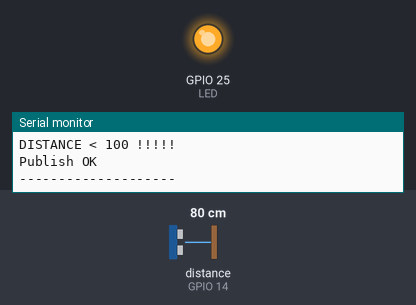
This sketch was run on a simulated ESP32. On the bench: output pins drawn as LEDs (lit = HIGH), the last lines printed to the serial monitor. Wiring (inferred from the names in the program): ultrasonic range finder: trigger GPIO 13; echo GPIO 14. The test bench sets the inputs (shaded band); at power-on: distance to the obstacle (sensor on GPIO 14) 80 cm. The echo pulse lasts 58.3 µs per cm; WiFi joins after 1.5 s; servers stay silent unless stated; no MQTT or app messages arrive unless stated; pins used as bus, display or sensor lines are not drawn.

Above: at 12.9 s.
13.0 s: distance to the obstacle (sensor on GPIO 14) set to 96 cm
17.7 s: distance to the obstacle (sensor on GPIO 14) set to 106 cm
At 22.2 s:
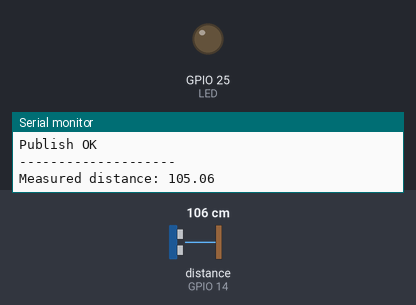
23.0 s: distance to the obstacle (sensor on GPIO 14) set to 2 cm
At 27.3 s:
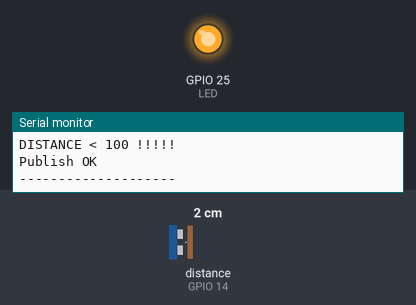
Timing chart, 0 to 28.8 s (numbered marks = the images above; inputs shaded):
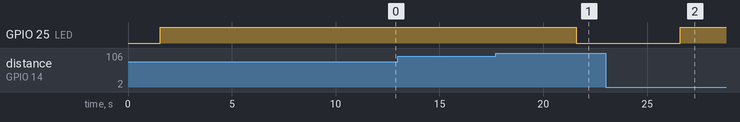

Measured:
- the behaviour switches between 100 and 101 cm on distance to the obstacle (sensor on GPIO 14) (found by bisection; images 0 and 1)
- after the input at 17.7 s, GPIO 25 (LED): HIGH → LOW after 3.9 s
- after the input at 23.0 s, GPIO 25 (LED): LOW → HIGH after 3.6 s

The sketch:

Ultrasonic_Wokwi.ino
```cpp
#include <WiFi.h>
#include <PubSubClient.h>
void callback(char *subscribeTopic,byte*payload,unsigned int length);

#define ORG "xzgfzr"
#define DEVICE_TYPE "ESP-Ultrasonic"
#define DEVICE_ID "3524"
#define ECHO_PIN 14
#define TRIG_PIN 13
#define LED 25
#define PORT 1883


char device[] = "d:"ORG":"DEVICE_TYPE":"DEVICE_ID;
char username[] = "use-token-auth";
char password[] = "TWLCe1GCKZg8&O--xn";
char server[] = ORG".messaging.internetofthings.ibmcloud.com";

char publishTopic[]="iot-2/evt/Distance/fmt/json";
char subscribeTopic[] ="iot-2/cmd/Sub/fmt/String";

WiFiClient wifiClient;
PubSubClient client(
  server,
  PORT,
  callback,
  wifiClient
);


void setup() {
  Serial.begin(115200);
  pinMode(TRIG_PIN, OUTPUT);
  pinMode(ECHO_PIN, INPUT);
  pinMode(LED, OUTPUT);
  connectWifi();
  connectMQTT();
}
void loop() {

  float distance = getDistance();
  bool isNearby = distance < 100;
  digitalWrite(LED, isNearby);
  Serial.print("Measured distance: ");
  Serial.println(distance);
  if (distance < 100) {
    Serial.println("DISTANCE < 100 !!!!!");
    publishData(distance);
  }

  delay(5000);
   if(!client.loop()){
    connectMQTT();
  }
}

float getDistance() {
  digitalWrite(TRIG_PIN, LOW);
  delayMicroseconds(2);

  digitalWrite(TRIG_PIN, HIGH);
  delayMicroseconds(10);

  digitalWrite(TRIG_PIN, LOW);
  int duration = pulseIn(ECHO_PIN, HIGH);
  return duration * 0.034 / 2;

}


void connectWifi(){
  Serial.println();
  Serial.print("Connecting to");

  WiFi.begin("Wokwi-GUEST","",6);
  while(WiFi.status()!=WL_CONNECTED){
    delay(500);
    Serial.print(".");
  }
  Serial.println("");
  Serial.println("WIFI CONNECTED");
  Serial.println("IP address:");
  Serial.println(WiFi.localIP());
}
void connectMQTT(){

  while (!client.connect(device, username, password)) {
    Serial.print(".");
    delay(500);
  }
  Serial.println("\nConnected to IBM Watson!");

  if (client.subscribe(subscribeTopic)) {
    Serial.println("Subscribed to CMD");
  }
  else {
    Serial.println("Subscribe FAILED");
  }
}
void publishData(float distance) {
  if(!client.loop()){
    connectMQTT();
  }
  String payload = "{";

  payload += "\"distance\": ";
  payload += distance;
  payload += "}";

  if (client.publish(publishTopic, (char*)payload.c_str())) {
    Serial.println("Publish OK");
    Serial.println("--------------------");
  }
  else Serial.println("Publish FAILED");
}
void callback(char *subscribeTopic,byte*payload,unsigned int length){
   Serial.println("Callback Invoked!");
    for (int i = 0; i < length; ++i)
      Serial.print((char)payload[i]);
}
```
